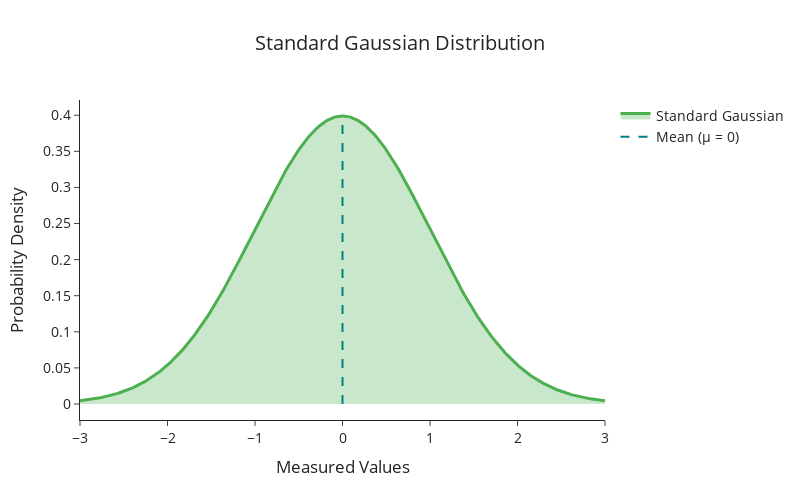

Write notebook code for a chart like this one.
### Code cell
# defining x and y values, y is the probability density function (PDF) of a normal distribution
x = np.linspace(-3, 3, 500)
y = (1 / np.sqrt(2 * np.pi)) * np.exp(-0.5 * x**2)

# creating the normal curve
fig = go.Figure()
fig.add_trace(go.Scatter(
    x=x,
    y=y,
    mode='lines',
    fill='tozeroy',
    line=dict(color='rgba(76, 175, 80, 1)', width=3),  
    fillcolor='rgba(76, 175, 80, 0.3)',  
    name='Standard Gaussian'
))

#vertical line at mean (x=0)
fig.add_trace(go.Scatter(
    x=[0, 0],
    y=[0, max(y)],
    mode='lines',
    line=dict(color='rgba(0, 128, 128, 1)', width=2, dash='dash'),  
    name='Mean (μ = 0)'
))

# fixing layout
fig.update_layout(
    title='Standard Gaussian Distribution',
    title_x=0.5,
    xaxis_title='Measured Values',
    yaxis_title='Probability Density',
    template='simple_white',
    font=dict( size=14),
    showlegend=True,
    width=800,
    height=500,
    plot_bgcolor='rgba(255,255,255,1)',
)

fig.show()

### Figure 1 — Plotly figure (JSON) as saved in the notebook; plotly's stock layout.template omitted (floating-point values rounded to 4 significant figures; data arrays with more than 128 entries replaced by an {"elided": "..."} marker saying what was removed)
{"data": [{"fill": "tozeroy", "fillcolor": "rgba(76, 175, 80, 0.3)", "line": {"color": "rgba(76, 175, 80, 1)", "width": 3}, "mode": "lines", "name": "Standard Gaussian", "type": "scatter", "x": {"elided": "500 float values"}, "y": {"elided": "500 float values"}}, {"line": {"color": "rgba(0, 128, 128, 1)", "dash": "dash", "width": 2}, "mode": "lines", "name": "Mean (μ = 0)", "type": "scatter", "x": [0, 0], "y": [0, 0.3989]}], "layout": {"font": {"size": 14}, "height": 500, "plot_bgcolor": "rgba(255,255,255,1)", "showlegend": true, "title": {"text": "Standard Gaussian Distribution", "x": 0.5}, "width": 800, "xaxis": {"title": {"text": "Measured Values"}}, "yaxis": {"title": {"text": "Probability Density"}}}}
